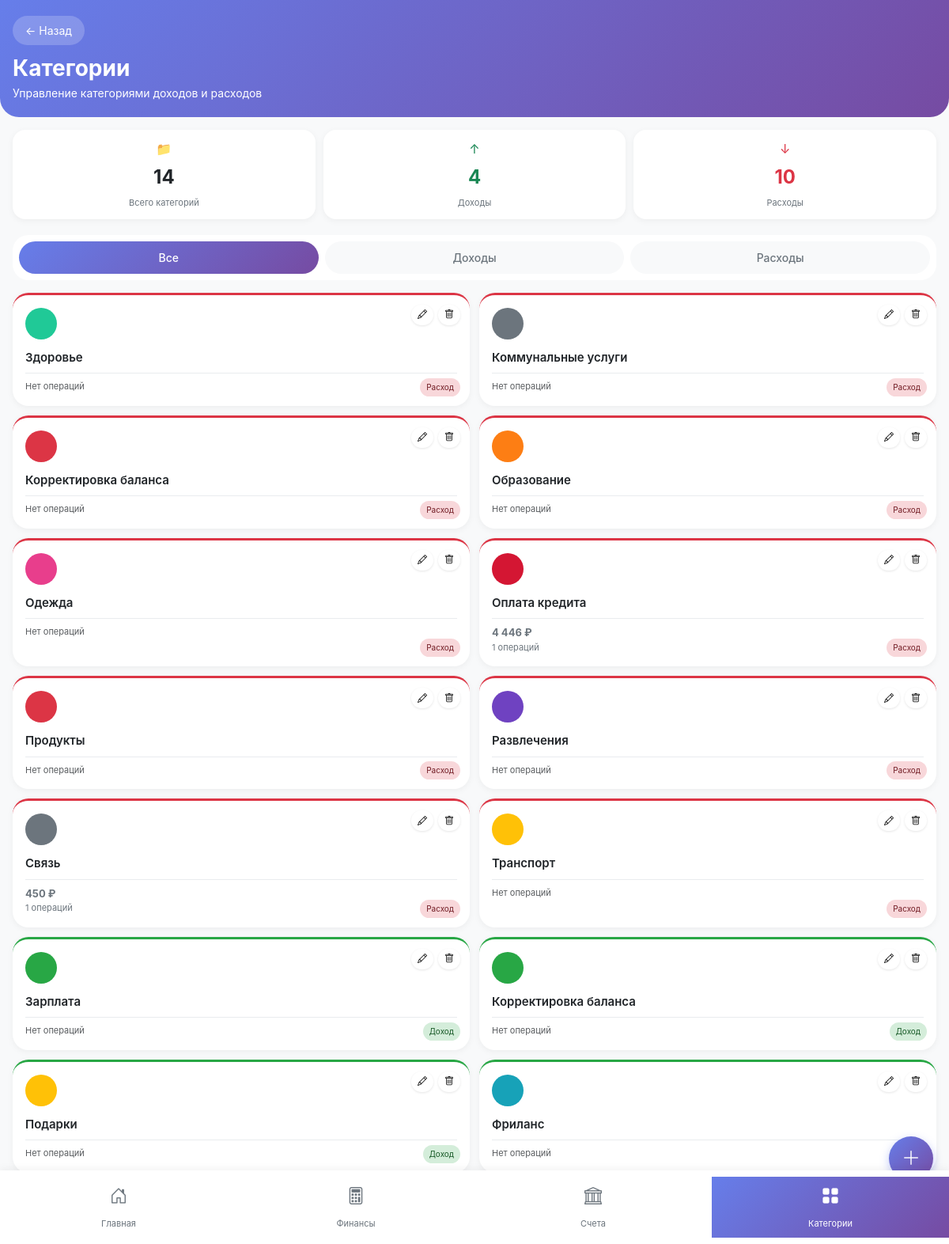
The app's page /modules/categories.php (signed in), older data.
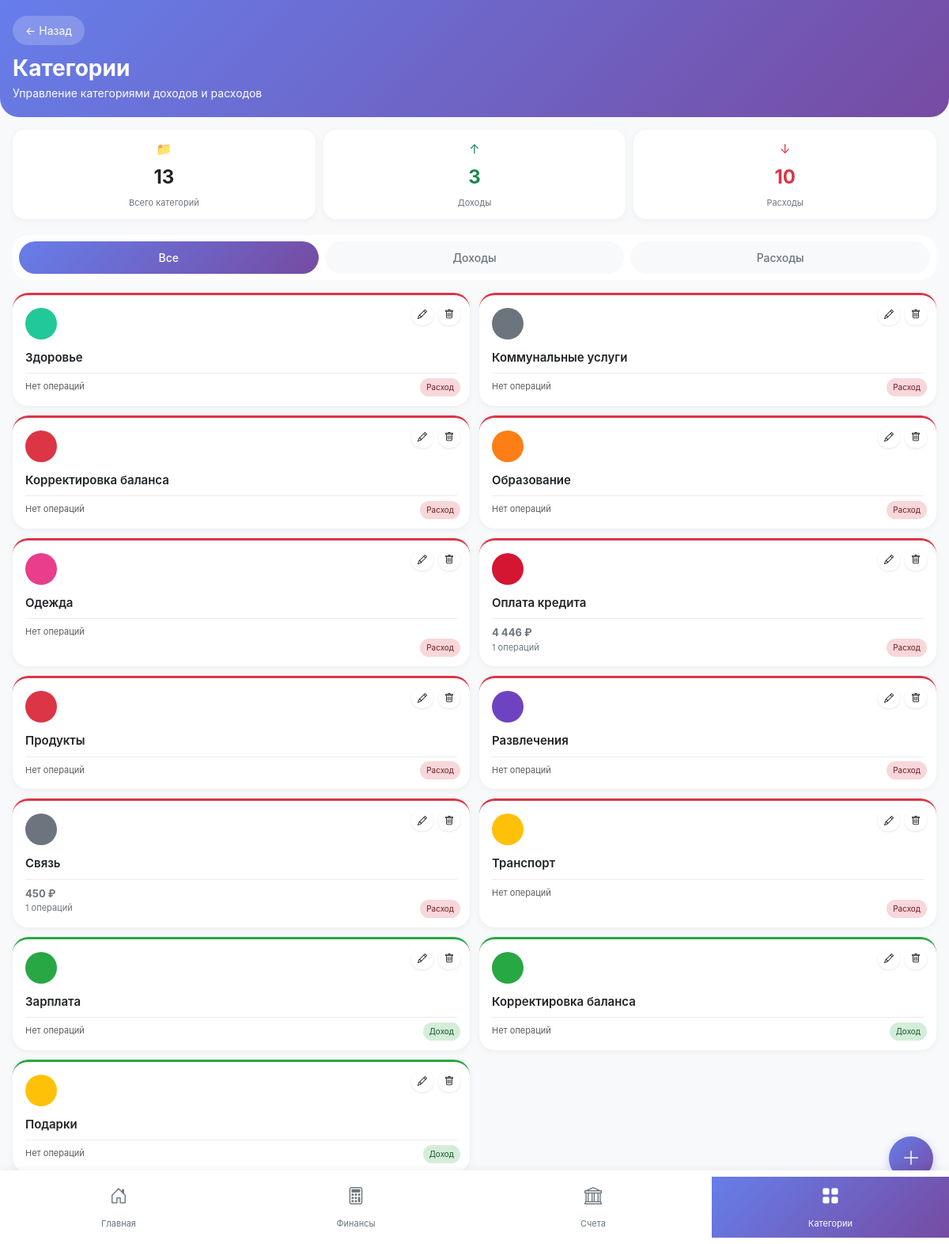
The same page, newer data.
### tables this page shows
CREATE TABLE `categories` (
  `id` int(11) NOT NULL,
  `user_id` int(11) NOT NULL,
  `name` varchar(50) NOT NULL,
  `color` varchar(7) DEFAULT '#6c757d',
  `type` enum('income','expense') NOT NULL,
  `created_at` timestamp NOT NULL DEFAULT current_timestamp(),
  `updated_at` timestamp NOT NULL DEFAULT current_timestamp() ON UPDATE current_timestamp()
);

### modules/categories.php (the view, shortened to what the changed rows need)
<?php
require_once '../config/database.php';
$user_id = $_SESSION['user_id'];
$sql = "SELECT * FROM categories WHERE user_id = ?";
$params = [$user_id];
$sql .= " ORDER BY type DESC, name ASC";
$stmt = $pdo->prepare($sql);
$stmt->execute($params);
$categories = $stmt->fetchAll();
$stmt = $pdo->prepare("
    SELECT category_id, COUNT(*) as count, SUM(amount) as total
    FROM transactions
    WHERE user_id = ?
    GROUP BY category_id
");
$stmt->execute([$user_id]);
$category_stats = [];
while ($row = $stmt->fetch()) {
    $category_stats[$row['category_id']] = $row;
}
$income_count = count(array_filter($categories, function($cat) { return $cat['type'] == 'income'; }));
?>
<!DOCTYPE html>
<html lang="ru">
<head>
    <link href="https://cdn.jsdelivr.net/npm/bootstrap@5.3.0/dist/css/bootstrap.min.css" rel="stylesheet">
    <link rel="stylesheet" href="https://cdn.jsdelivr.net/npm/bootstrap-icons@1.11.1/font/bootstrap-icons.css">
</head>
<body>
    <div class="stats-grid">
        <div class="stat-card">
            <div>📁</div>
            <div class="stat-value"><?php echo count($categories); ?></div>
            <div class="stat-label">Всего категорий</div>
        </div>
        <div class="stat-card">
            <div class="text-success">↑</div>
            <div class="stat-value text-success"><?php echo $income_count; ?></div>
            <div class="stat-label">Доходы</div>
        </div>
    </div>
    <div class="categories-grid">
        <?php if (count($categories) > 0): ?>
            <?php foreach ($categories as $cat): ?>
                <div class="category-card <?php echo $cat['type']; ?>"
                     data-id="<?php echo $cat['id']; ?>"
                     data-name="<?php echo htmlspecialchars($cat['name']); ?>"
                     data-color="<?php echo $cat['color']; ?>"
                     data-type="<?php echo $cat['type']; ?>">
                    <div class="category-color" style="background-color: <?php echo $cat['color']; ?>;"></div>
                    <div class="category-name"><?php echo htmlspecialchars($cat['name']); ?></div>
                    <div class="category-stats">
                        <?php if (isset($category_stats[$cat['id']])): ?>
                            <div class="category-amount">
                                <?php echo number_format($category_stats[$cat['id']]['total'], 0, '.', ' '); ?> ₽
                            </div>
                            <div><?php echo $category_stats[$cat['id']]['count']; ?> операций</div>
                        <?php else: ?>
                            <div class="text-muted">Нет операций</div>
                        <?php endif; ?>
                    </div>
                    <div class="category-actions">
                        <button class="edit-cat" data-id="<?php echo $cat['id']; ?>" data-name="<?php echo htmlspecialchars($cat['name']); ?>" data-color="<?php echo $cat['color']; ?>" data-type="<?php echo $cat['type']; ?>">
                            <i class="bi bi-pencil"></i>
                        </button>
                        <button class="delete-cat" data-id="<?php echo $cat['id']; ?>" data-name="<?php echo htmlspecialchars($cat['name']); ?>">
                            <i class="bi bi-trash"></i>
                        </button>
                    </div>
                    <div class="type-badge <?php echo $cat['type']; ?>">
                        <?php echo $cat['type'] == 'income' ? 'Доход' : 'Расход'; ?>
                    </div>
                </div>
            <?php endforeach; ?>
        <?php endif; ?>
    </div>
</body>
</html>

Row changes from the older to the newer data that the page shows:
removed categories: name "Фриланс", shows "Нет операций", type "Доход"
Text that changed along with them:
count($categories): "14" → "13"
$income_count: "4" → "3"
